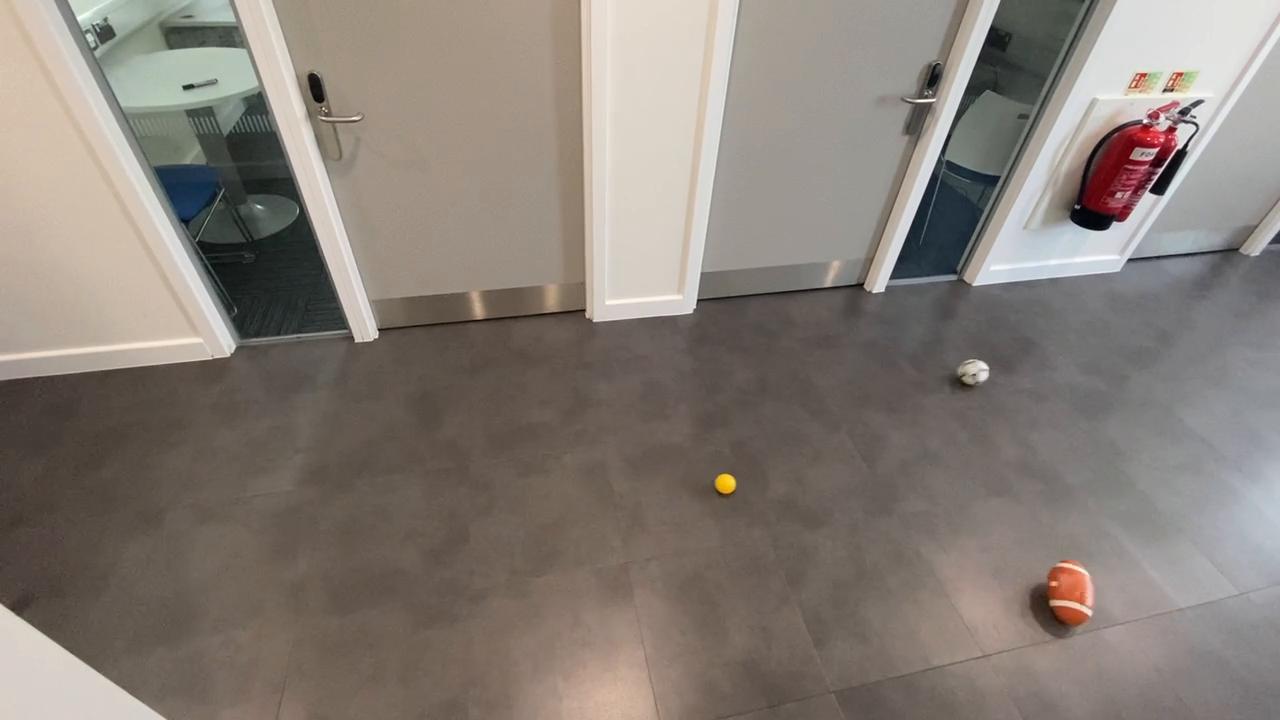
%> input picture data/ball_frames/frame-101.png, 1280 x 720 px
$ octave --eval "result = mask_football(imread('../../data/ball_frames/frame-101.png'));"   (GNU Octave 9; MATLAB toolbox functions it lacks are replaced by stand-ins)
%> lines starting %> are read from the running program, lines starting %| are printed output that depends on the picture; in (x1, y1, x2, y2) boxes, pixels count from 0 and x2, y2 are one past the last pixel; in counts of white or black regions, pixels touching at a corner belong together; the program's own positions count from 1
function football = mask_football(img)
    % Create a binary mask for the football
    mask = img(:, :, 1) > 150 & img(:, :, 2) > 150 & img(:, :, 3) > 150;
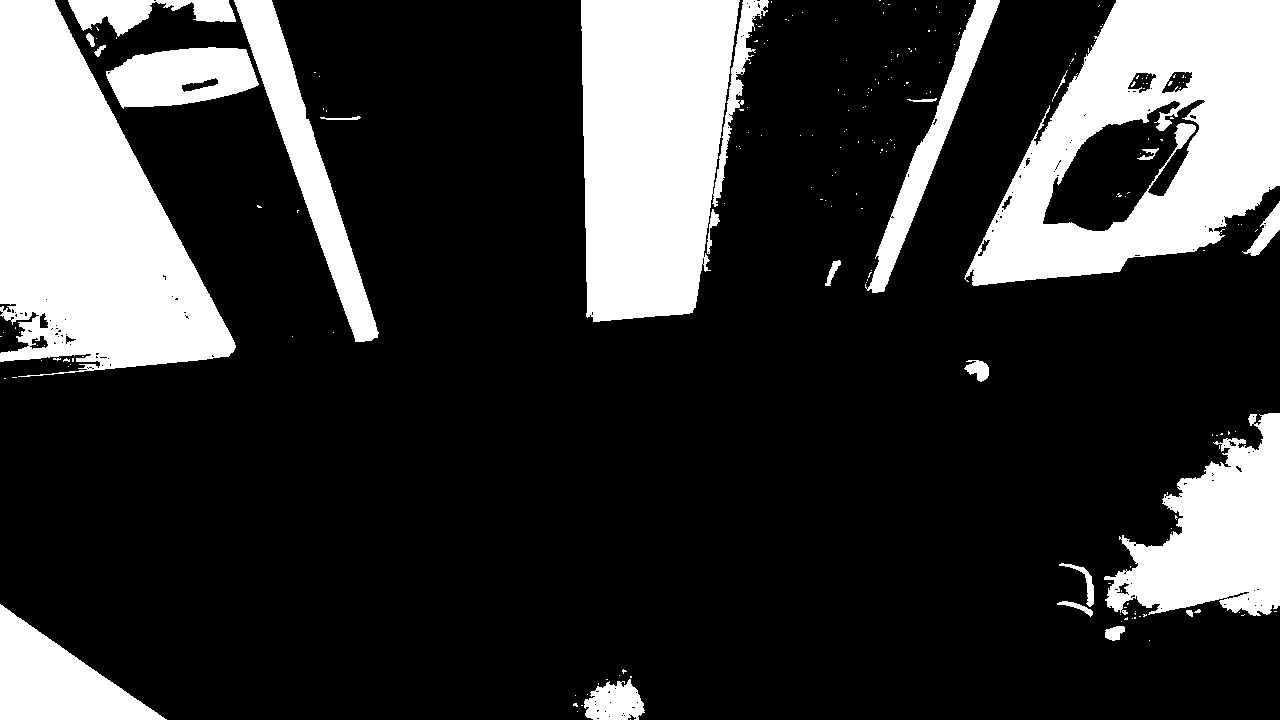
%> mask: size 720x1280 logical; 22.6% white; 219 white regions (195 under 20 px), largest, box (x1, y1, x2, y2) and area: (0, 0, 236, 377) 52723, (964, 0, 1280, 286) 49005, (581, 0, 769, 322) 44528

    se = strel('disk', 4);
    mask = imclose(mask, se);
%> mask: size 720x1280 logical; 23.1% white; 98 white regions (84 under 20 px), largest, box (x1, y1, x2, y2) and area: (0, 0, 236, 377) 53496, (964, 0, 1280, 286) 50610, (581, 0, 772, 322) 45637
    mask = imfill(mask, 'holes');
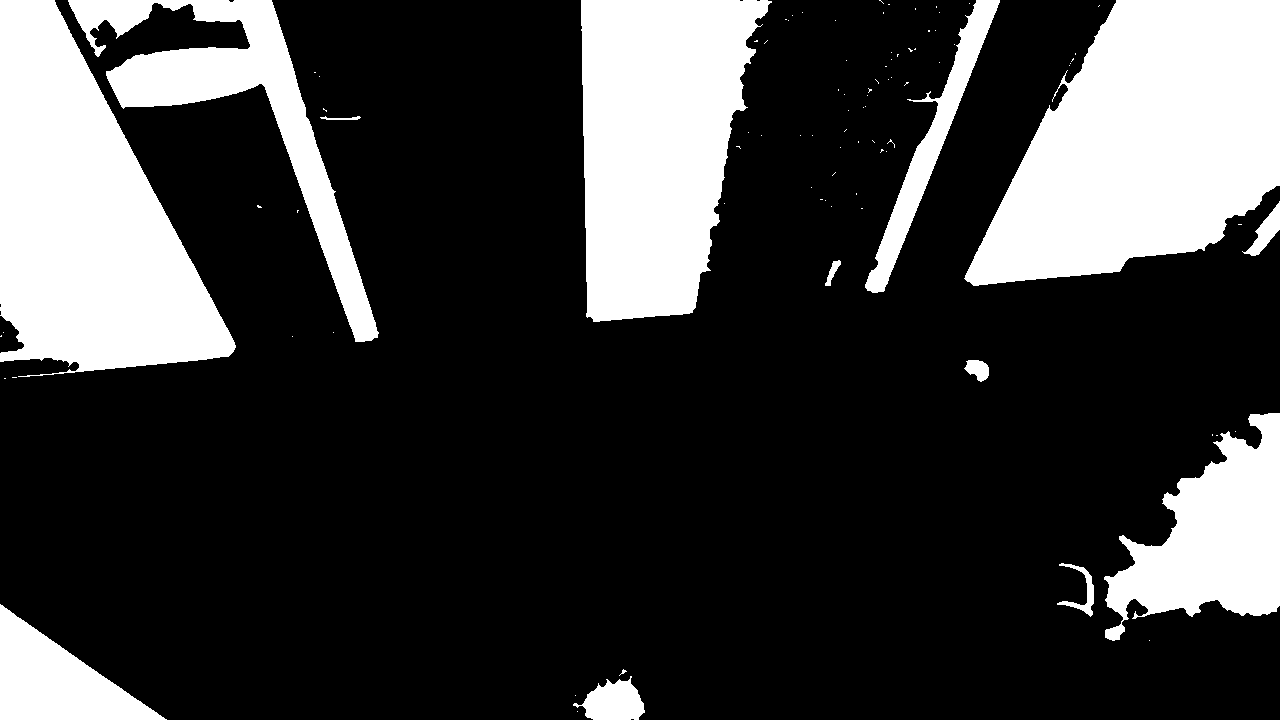
%> mask: size 720x1280 logical; 24.3% white; 93 white regions (80 under 20 px), largest, box (x1, y1, x2, y2) and area: (964, 0, 1280, 286) 60976, (0, 0, 236, 377) 53586, (581, 0, 772, 322) 45637

    %% Make the objects convex (to get rid of the holes in the balls)
    cc1 = bwconncomp(mask);
%> cc1 = 93 connected components
    stats1 = regionprops(cc1, 'ConvexHull');
%> stats1 = 93 items

    convex_image = false(size(mask));
    for i = 1:numel(stats1)
        % Get the convex hull for the current object
        convexHull = stats1(i).ConvexHull;
        % Convert the convex hull to a binary mask
        mask = poly2mask(convexHull(:,1), convexHull(:,2), size(img, 1), size(img, 2));
        % Combine the mask with the existing binary image
        convex_image = convex_image | mask;
    end
%> this loop made 93 passes
%> convexHull on passes 4, 9, 12, 15, 17, 18, 21, 23, 25, 26, 28, 29: [4.5 333; 4 333.5; 3.5 333; 4 332.5; 4.5 333], [293.5 337; 293 337.5; 292.5 337; 293 336.5; 293.5 337], [320.5 77; 320 77.5; 319.5 77; 320 76.5; 320.5 77], [334.5 333; 334 333.5; 333.5 333; 334 332.5; 334.5 333], [576.5 696; 576 696.5; 575.5 696; 576 695.5; 576.5 696], [578.5 712; 578 712.5; 577.5 712; 578 711.5; 578.5 712], [725.5 204; 725 204.5; 724.5 204; 725 203.5; 725.5 204], [749.5 133; 749 133.5; 748.5 133; 749 132.5; 749.5 133], [762.5 136; 762 136.5; 761.5 136; 762 135.5; 762.5 136], [768.5 41; 765 44.5; 764.5 44; 768 40.5; 768.5 41], [789.5 21; 789 21.5; 788.5 21; 789 20.5; 789.5 21], [793.5 16; 793 16.5; 792.5 16; 793 15.5; 793.5 16]
%> pass 1, in mask_football, `mask = poly2mask(convexHull(:,1), convexHull(:,2), size(img, 1), size(..`:
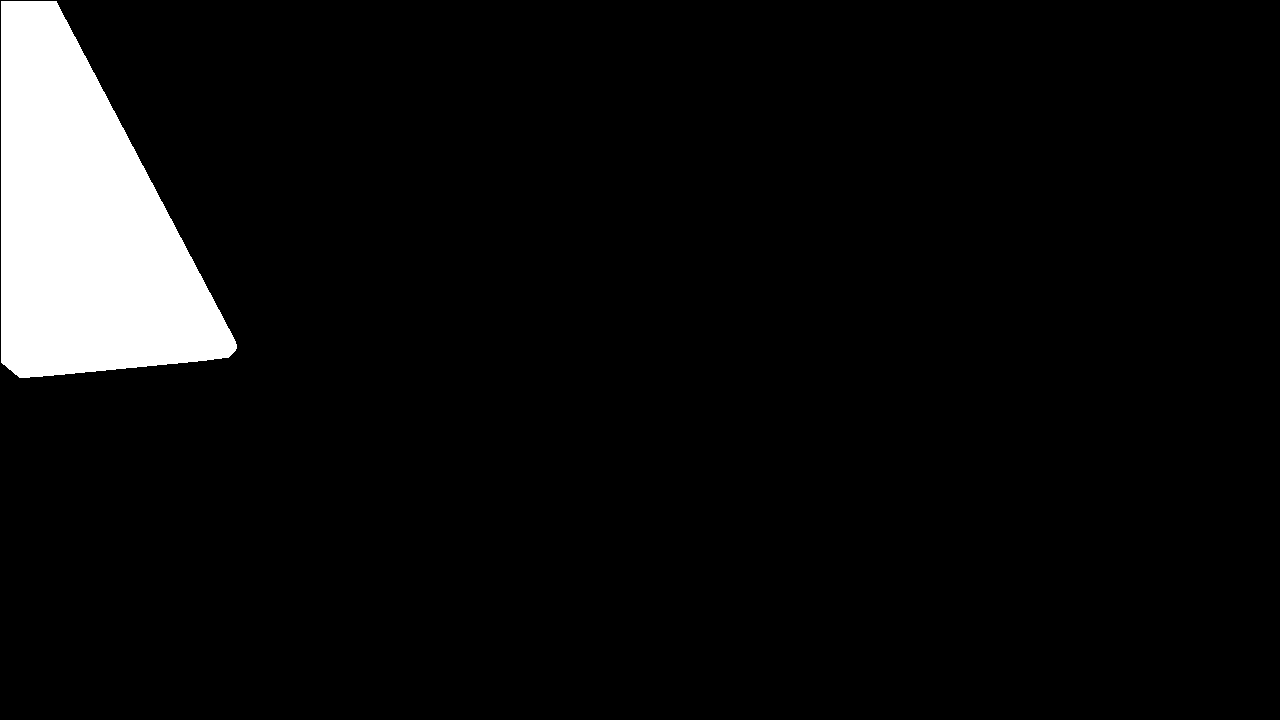
%> mask: size 720x1280 logical; 6% white; 1 white region, box (x1, y1, x2, y2) and area: (1, 1, 237, 378) 55695
%> after the loop:
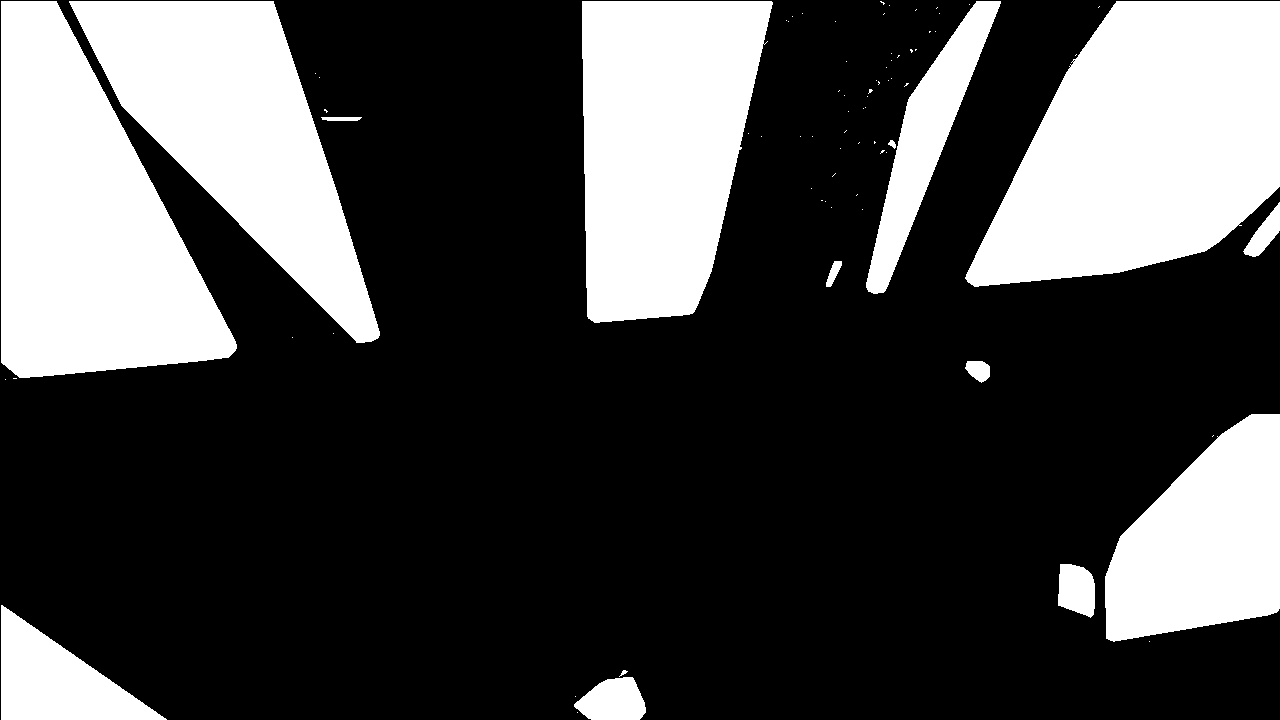
%> convex_image: size 720x1280 logical; 29% white; 78 white regions (63 under 20 px), largest, box (x1, y1, x2, y2) and area: (965, 1, 1280, 287) 62598, (1, 1, 237, 378) 55695, (582, 1, 773, 323) 48391

    %% Remove objects that are too small or too large, are too high, and have a low area to bbox area ratio
    cc2 = bwconncomp(convex_image);
%> cc2 = 78 connected components
    stats2 = regionprops(cc2, 'Area', 'Circularity', 'Centroid');
%> stats2 = 78 regions; largest, Area, Centroid and Circularity: 62598 [1146.3 145.6] 0.757, 55695 [85.7 223.8] 0.644, 48391 [662.3 146.3] 0.681, 45925 [237.7 131.4] 0.546, 27766 [1205 542.5] 0.743

    y = [stats2.Centroid];
%> y = 156 values, max 1265.2 at index 155, min 3.25 at index 98, mean 482.8
    y = y(2:2:end);
%> y = 78 values, max 713 at index 14, min 3.25 at index 49, mean 178.2

    football_mask = ismember(labelmatrix(cc2), find([stats2.Area] < 900 & [stats2.Area] > 400 & [stats2.Circularity] > 0.85 & (height(img)*0.45 < y)));
%> football_mask: size 720x1280 logical; every value is 0

    %% Draw a disk with center point at the centroid and diameter as the major axis
    cc3 = bwconncomp(football_mask);
%> cc3 = 0 connected components
    stats3 = regionprops(cc3, 'Centroid', 'MajorAxisLength');
%> stats3 = 0 regions
    football = false(size(football_mask));
    for i = 1:numel(stats3)
        centroid = stats3(i).Centroid;
        maj_AL = stats3(i).MajorAxisLength;
        radius = maj_AL / 2;
        centerX = centroid(1);
        centerY = centroid(2);

        % Create a grid of points within the disk
        [x, y] = meshgrid(1:size(img, 2), 1:size(img, 1));
        distance = sqrt((x - centerX).^2 + (y - centerY).^2);

        % Create a binary mask for the disk
        football = distance <= radius;
    end
%> this loop made 0 passes
end
